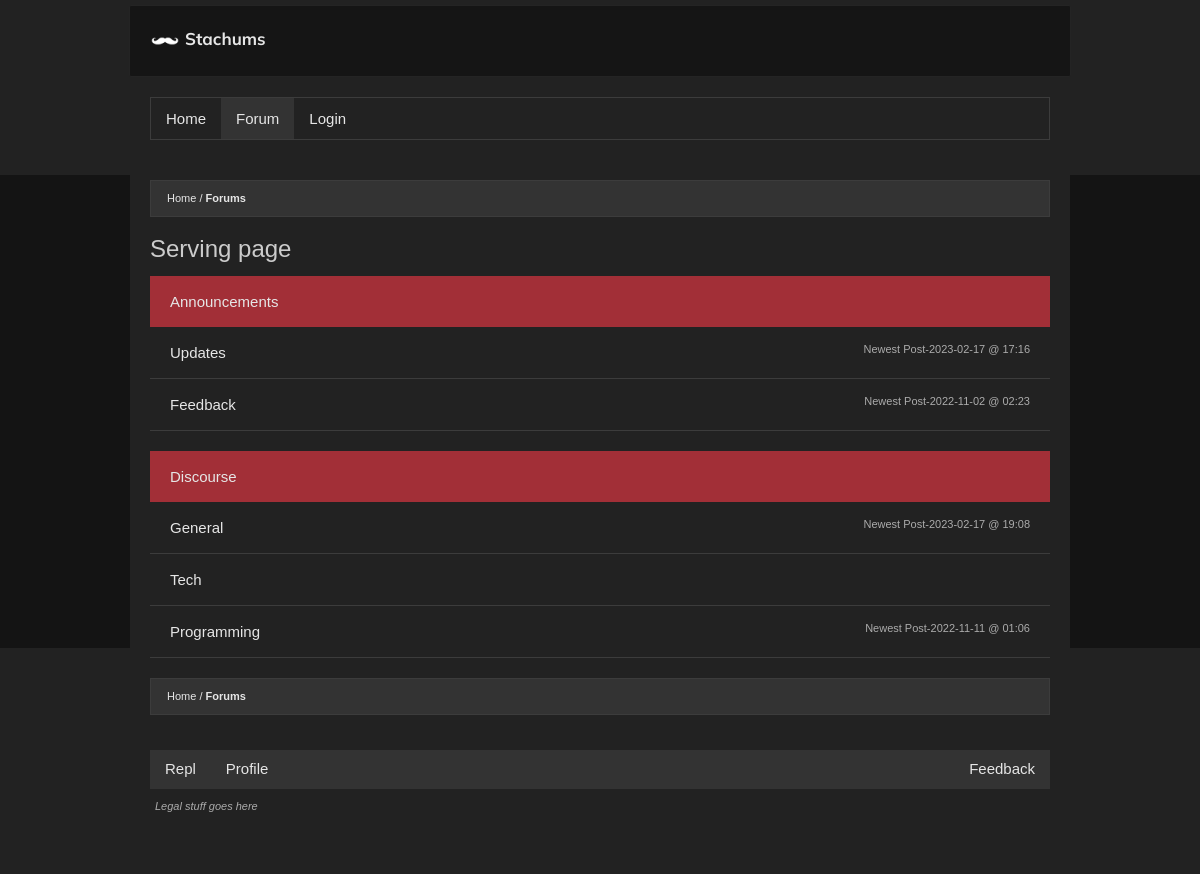
Page /serve on the committed database.
### main.py (models this page shows, shortened)
class Topic(db.Model):
  id = db.Column(db.Integer, primary_key=True)
  name = db.Column(db.String(200), nullable=False)
  subtopics = db.relationship('Subtopic', backref='topic', lazy=True)

class Subtopic(db.Model):
  id = db.Column(db.Integer, primary_key=True)
  name = db.Column(db.String(200), nullable=False)
  m_url = db.Column(db.String(60), unique=True, nullable=False)
  posts = db.relationship('Post', backref='subtopic', lazy=True)
  m_topic = db.Column(db.Integer, db.ForeignKey('topic.id'), nullable=False)
  adminTopic = db.Column(db.Boolean(), nullable=False, default=False)

class Post(db.Model):
  id = db.Column(db.Integer, primary_key=True)
  title = db.Column(db.String(200), nullable=False)
  content = db.Column(db.String(3000), nullable=False)
  author_id = db.Column(db.Integer, db.ForeignKey('user.id'), nullable=False)
  author = db.relationship(lambda: User,
                           uselist=False,
                           overlaps='post,user',
                           viewonly=True)
  created_on = db.Column(db.DateTime,
                         nullable=False,
                         default=datetime.utcnow,
                         index=True)
  replies = db.relationship('Comment', backref='post', lazy=True)
  msubtopic = db.Column(db.Integer,
                        db.ForeignKey('subtopic.id'),
                        nullable=False)
  sub = db.relationship(lambda: Subtopic,
                        uselist=False,
                        overlaps='post,subtopic',
                        viewonly=True)
  uuid = db.Column(db.String(40), default=tools.CreateUUID())
  mtag = db.Column(db.Integer, db.ForeignKey('tags.id'), nullable=True)
  tag = db.relationship(lambda: Tags,
                        uselist=False,
                        overlaps='post,tags',
                        viewonly=True)
  anon = db.Column(db.Boolean(), nullable=False, default=False)
  edited_time = db.Column(db.DateTime,
                         nullable=True)
  votes = db.relationship('ContentVote', backref='post', lazy=True)

### main.py (the view)
@app.route('/serve')
def mserve():
  topics = Topic.query.limit(5).all()
  return render_template("serve.html", topics=topics)

### templates/serve.html (shortened to what this page needs)
{% extends 'base.html' %}
{% set active_page = 'forum' %}
{% block main %}
  <ul class="bread">
    <li><a href="#">Home</a></li>
    <li><a href="#" class="bold">Forums</a></li>
  </ul>
  <div class="title"><h1>Serving page</h1></div>
  {% for topic in topics %}
  <div class="group">
    <div class="node">
      <h4 class="nodeTitle">{{ topic.name }}</h4>
    </div>
    {% if topic.subtopics|length > 0 %}
    {% for sub in topic.subtopics %}
    <div class="subunit clearfix">
      <a href="{{url_for('topic', murl=sub.m_url )}}"><h4>{{ sub.name }}</h4></a>
      {% if sub.posts|length > 0 %}
        <a class="recent" href="{{url_for('topic', murl=sub.m_url )}}">Newest Post-<time class="time">{{ sub.posts[-1].created_on.strftime('%Y-%m-%d @ %H:%M') }}</time></a>
      {% endif %}
      </div>
    {% endfor %}
    {% else %}
    <div class="subunit clearfix"><a href="javascript:void(0)"><h4>No subtopics exist yet.</h4></a> <a class="recent" href="javascript:void(0)">Newest Post-<time class="time">NaN @ NaN</time></a></div>
    {% endif %}
  </div>
  {% endfor %}
  <ul class="bread">
    <li><a href="#">Home</a></li>
    <li><a href="#" class="bold">Forums</a></li>
  </ul>
</div>
{% endblock %}

### static/style.css (style rules this page uses)
html, body { height: 100%; width: 100%; overflow-x: hidden; margin: 0; color: rgb(230, 230, 230); background-color: rgb(20, 20, 20); font-family: Arial, Helvetica, sans-serif; font-family: Verdana, sans-serif; font-size: 15px; -moz-text-size-adjust: 100%; -ms-text-size-adjust: 100%; text-size-adjust: 100%; -webkit-text-size-adjust: 100%; line-height: 1.4; word-wrap: break-word; }
ul { list-style-type: none; margin: 0; padding: 0; }
.content ul.bread { margin: auto; padding: 10px 16px; background-color: #333; margin-bottom: 15px; border: 1px solid rgb(60, 60, 60); font-size: 11px; }
.bread li { display: inline; }
.bread li a { text-decoration: none; color: rgb(230, 230, 230); }
.bread li+li:before { content: "/\00a0"; }
.content a { color: rgb(230, 230, 230); }
.bold { font-weight: bold; }
h1, h2, h3, h4, h5, h6 { font-weight: normal; font-family: Arial, Helvetica, sans-serif; }
.title h1 { font-size: 24px; color: #ccc; overflow: hidden; }
.title { margin-bottom: 10px; }
.group { margin-bottom: 20px; }
.group .node { background-color: #a22f37; padding: 15px 20px; }
.group .node .nodeTitle { margin: 0; }
.group .subunit { border-bottom: 1px solid rgb(60, 60, 60); padding: 15px 20px; }
.group .subunit a { text-decoration: none; float: left; }
.group .subunit a h4 { margin: 0; }
.group .subunit a.recent { float: right; color: #acacac; font-size: 11px; }
article ul, ol, h1, h2, h3, h4, h5, h6 { white-space: normal; margin: 0; }
.clearfix::after { content: ""; clear: both; display: table; }

### rows in the picture
Topic: name "Announcements"
Subtopic: name "Updates", created_on "2023-02-17 @ 17:16"
Subtopic: name "Feedback", created_on "2022-11-02 @ 02:23"
Topic: name "Discourse"
Subtopic: name "General", created_on "2023-02-17 @ 19:08"
Subtopic: name "Tech"
Subtopic: name "Programming", created_on "2022-11-11 @ 01:06"

### other values in the picture
{{ settings['website']['name'] }} "Stachums"
